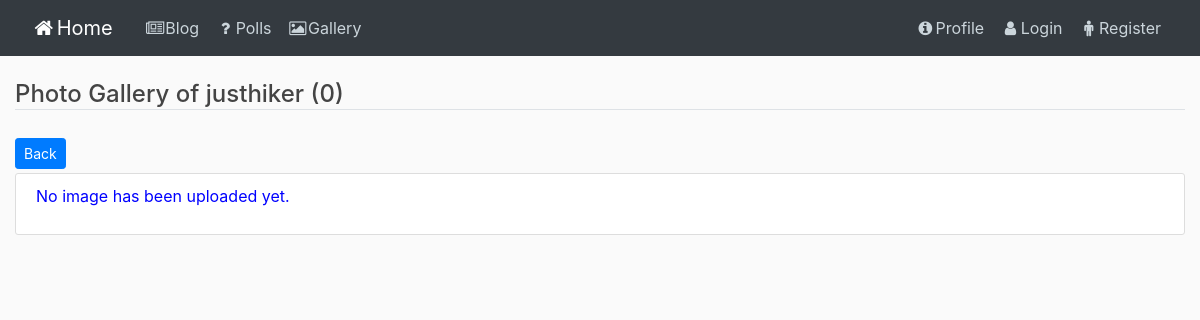
/gallery/justhiker/, run on an earlier commit of the app's database.
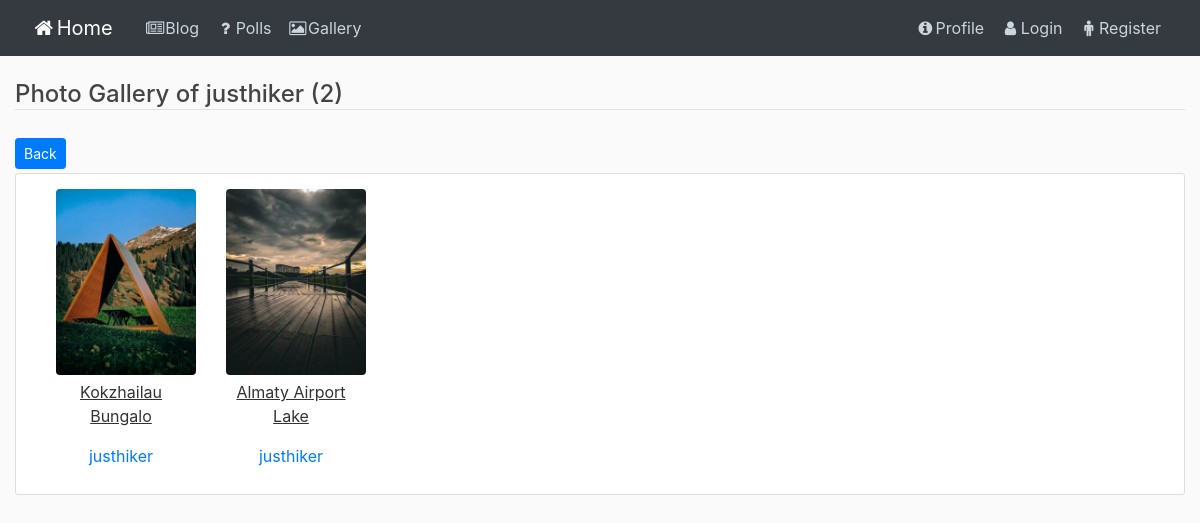
And on a later commit of the database.
### gallery/models.py (models this page shows, shortened)
class Gallery(models.Model):
    user = models.ForeignKey(User, on_delete=models.CASCADE)
    title = models.CharField(max_length=255)
    image = models.ImageField(upload_to='gallery_pics')

### gallery/views.py (the view)
# urls.py: path('<str:username>/', views.UserGalleryView.as_view(), name='user_gallery'),
class UserGalleryView(generic.ListView):
    model = Gallery
    template_name = 'gallery/user_gallery.html'
    paginate_by = 8
    def get_queryset(self):
        user = get_object_or_404(User, username=self.kwargs.get('username'))
        return Gallery.objects.filter(user=user)

### gallery/templates/gallery/user_gallery.html (shortened to what this page needs)
{% extends 'blog/base_blog.html' %}
{% block content %}
<h4 class="border-bottom mb-4">Photo Gallery of {{ view.kwargs.username }} ({{ page_obj.paginator.count }})</h4>
<a class="btn btn-primary btn-sm mt-1 mb-1" href="{% url 'gallery:gallery' %}">Back</a>
<div class="content-section">
    <div class="container">
        <div class="row text-center text-lg-start">
                {% if object_list %}
                    {% for image in object_list %}
                        <div class="col-lg-3 col-md-4 col-6">
                            <img src="{{ image.image.url }}" class="img-responsive img-fluid rounded" alt="{{ image.title }}" style="width:100%"/>
                            <div class="caption">
                                <p><u>{{ image.title }}</u></p>
                            </div>
                            <div class="caption mb-3">
                                <a href="#">{{ image.user }}</a>
                            </div>
                        </div>
                    {% endfor %}
                {% else %}
                    <p style="color:blue">No image has been uploaded yet.</p>
                {% endif %}
        </div>
    </div>
</div>
{% endblock content %}

What changed in the data, as far as the page shows it:
added Gallery: image (picture), title "Kokzhailau Bungalo", user "justhiker"
added Gallery: image (picture), title "Almaty Airport Lake", user "justhiker"
Also different on the page:
{{ page_obj.paginator.count }}: "0" → "2"
text no longer shown: "No image has been uploaded yet."
